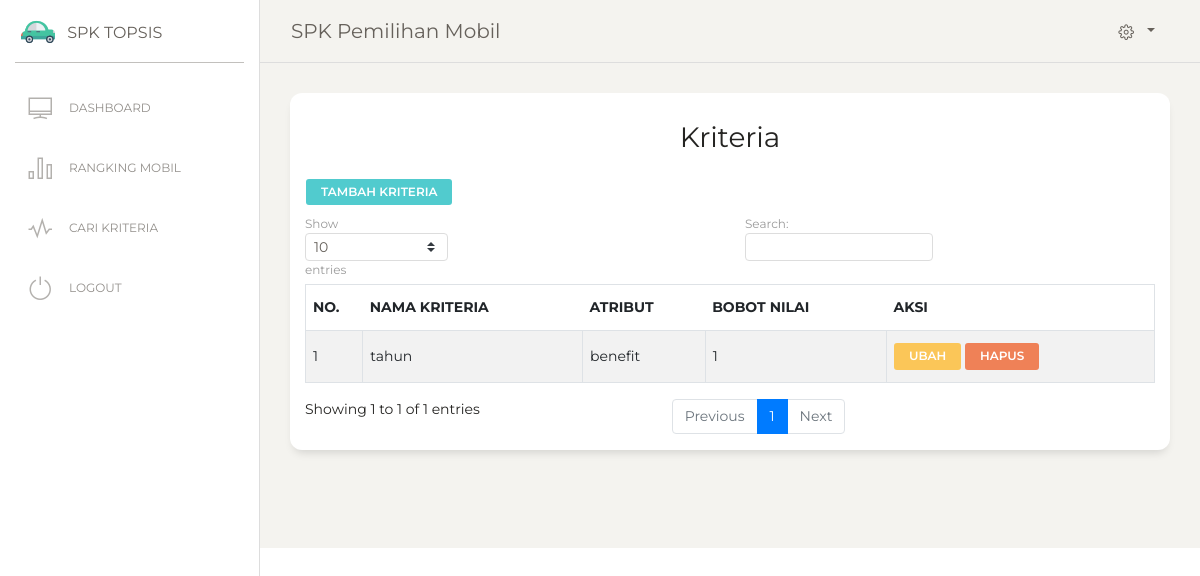
The app's page /kriteria.php (signed in), older data.
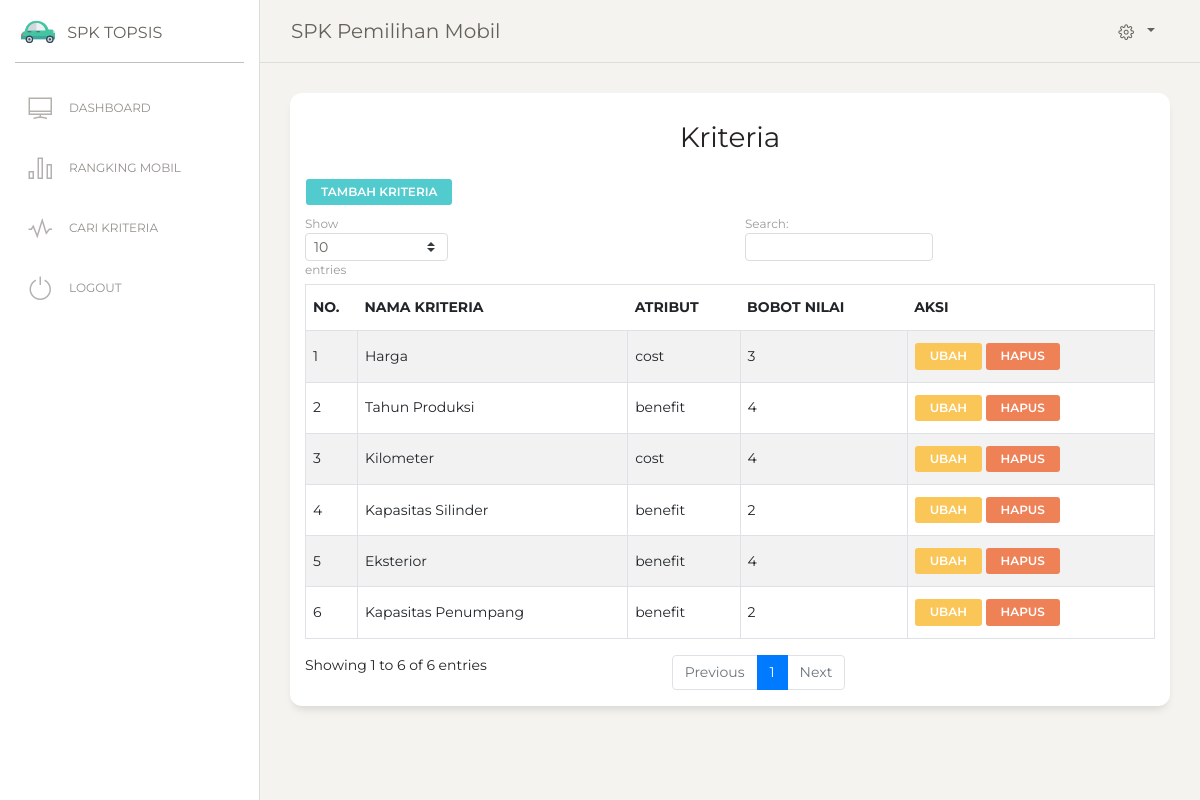
The same page, newer data.
### tables this page shows
CREATE TABLE IF NOT EXISTS `tb_kriteria` (
  `id_kriteria` int(11) NOT NULL AUTO_INCREMENT,
  `atribut` varchar(50) NOT NULL,
  `bobot_nilai` varchar(50) NOT NULL,
  `nama_kriteria` varchar(50) NOT NULL,
  PRIMARY KEY (`id_kriteria`)
);

### kriteria.php (the view, shortened to what this page needs)
<?php
include 'header.php';
include 'menu.php';
?>
<div class="content">
  <div class="row">
    <div class="col-md-12">
      <div class="card ">
        <div class="card-header ">
          <h3 class="card-title"><center>Kriteria</h3>
          <a href="tambahkriteria.php" class="btn btn-primary btn-sm">Tambah Kriteria</a>
        <table id="example" class="table table-striped table-bordered" >
            <thead>
                <tr>
                    <th>No.</th>
                    <th>Nama kriteria</th>
                    <th>Atribut</th>
                    <th>Bobot Nilai</th>
                    <th>Aksi</th>
                </tr>
            </thead>
            <tbody>
                <?php
                $sql=mysql_query("SELECT * FROM tb_kriteria ORDER BY id_kriteria ASC");
                $no=1;
                while ($row=mysql_fetch_array($sql)){?>
                  <tr class='td' bgcolor='#FFF'>
                    <td><?php echo $no++ ?></td>
                    <td><?php echo $row['nama_kriteria'];?></td>
                    <td><?php echo $row['atribut'];?></td>
                    <td><?php echo $row['bobot_nilai'];?></td>
                    <td>
                        <a class="btn btn-warning btn-sm" href=editkriteria.php?idk=<?= $row['id_kriteria'] ?> >Ubah</a>
                        <a href="deletekriteria.php?idk=<?= $row['id_kriteria']; ?>"  class="btn btn-danger btn-sm"
                          onclick="return confirm('Anda yakin Hapus data Kriteria <?= $row['nama_kriteria']; ?> ?')">Hapus</a>
                    </td>
                  </tr>
                <?php }?>
            </tbody>
        </table>
        </div>
      </div>
    </div>
  </div>
</div>
<?php include 'footer.php' ?>

### header.php (shortened to what this page needs)
<!DOCTYPE html>
<html lang="en">
<head>
  <link href="https://maxcdn.bootstrapcdn.com/font-awesome/latest/css/font-awesome.min.css" rel="stylesheet">
  <link href="assets/css/bootstrap.min.css" rel="stylesheet" />
  <link href="assets/css/paper-dashboard.css?v=2.0.1" rel="stylesheet" />
  <link href="assets/demo/demo.css" rel="stylesheet" />
</head>

### menu.php (shortened to what this page needs)
<body class="">
  <div class="wrapper ">
    <div class="sidebar" data-color="white" data-active-color="danger">
      <div class="logo">
        <a class="simple-text logo-mini">
          <div class="logo-image-small">
            <img src="assets/img/car.png">
          </div>
        </a>
        <a class="simple-text logo-normal">
          SPK TOPSIS
        </a>
      </div>
      <div class="sidebar-wrapper">
        <ul class="nav">
          <?php if ($_SESSION[status]==admin){ ?>
          <li>
            <a href="halutama.php">
              <i class="nc-icon nc-tv-2"></i>
              <p>Dashboard</p>
            </a>
          </li>
          <li>
            <a href="kriteria.php">
              <i class="nc-icon nc-alert-circle-i"></i>
              <p>Kriteria</p>
            </a>
          </li>
          <li>
          <li>
            <a href="nilaiKriteria.php">
              <i class="nc-icon nc-alert-circle-i"></i>
              <p>Nilai Kriteria</p>
            </a>
          </li>
          <li>
            <a href="analisa.php">
              <i class="nc-icon nc-bulb-63"></i>
              <p>Nilai Alternative</p>
            </a>
          </li>
          <li>
            <a href="alternative.php">
              <i class="nc-icon nc-bullet-list-67"></i>
              <p>Alternative</p>
            </a>
          </li>
          <li>
            <a href="perhitungan.php">
              <i class="nc-icon nc-single-copy-04"></i>
              <p>Hasil Penilai Topsis</p>
            </a>
          </li>
          <li>
            <a href="user.php">
              <i class="nc-icon nc-single-02"></i>
              <p>Daftar Pengguna</p>
            </a>
          </li>
          <li>
            <a href="logout.php">
              <i class="nc-icon nc-button-power"></i>
              <p>Logout</p>
            </a>
          </li>
          <?php } else if ($_SESSION[status]==user){ ?>
          <li>
            <a href="halutama.php">
              <i class="nc-icon  nc-tv-2"></i>
              <p>Dashboard</p>
            </a>
          </li>
          <li>
            <a href="rangking.php">
              <i class="nc-icon nc-chart-bar-32"></i>
              <p>Rangking Mobil</p>
            </a>
          </li>
          <li>
            <a href="hitungtopsis.php">
              <i class="nc-icon nc-sound-wave"></i>
              <p>Cari Kriteria</p>
            </a>
          </li>
          <li>
            <a href="logout.php">
              <i class="nc-icon nc-button-power"></i>
              <p>Logout</p>
            </a>
          </li>
          <?php
          }
          ?>
        </ul>
      </div>
    </div>
    <div class="main-panel">
      <nav class="navbar navbar-expand-lg navbar-absolute fixed-top navbar-transparent">
        <div class="container-fluid">
          <div class="navbar-wrapper">
            <a class="navbar-brand" href="javascript:;">SPK Pemilihan Mobil</a>
          </div>
          <div class="collapse navbar-collapse justify-content-end" id="navigation">
            <ul class="navbar-nav">
              <li class="nav-item btn-rotate dropdown">
                <a class="nav-link dropdown-toggle" href="http://example.com" id="navbarDropdownMenuLink" data-toggle="dropdown" aria-haspopup="true" aria-expanded="false">
                  <i class="nc-icon nc-settings-gear-65"></i>
                </a>
              </li>
            </ul>
          </div>
        </div>
      </nav>

### footer.php (shortened to what this page needs)
<footer class="footer footer-black  footer-white ">
</footer>
</div>
</div>
</body>
</html>

Row changes from the older to the newer data that the page shows:
added tb_kriteria: nama_kriteria "Harga", atribut "cost", bobot_nilai "3"
added tb_kriteria: nama_kriteria "Tahun Produksi", atribut "benefit", bobot_nilai "4"
added tb_kriteria: nama_kriteria "Kilometer", atribut "cost", bobot_nilai "4"
added tb_kriteria: nama_kriteria "Kapasitas Silinder", atribut "benefit", bobot_nilai "2"
added tb_kriteria: nama_kriteria "Eksterior", atribut "benefit", bobot_nilai "4"
changed tb_kriteria: nama_kriteria "tahun" → "Kapasitas Penumpang"; bobot_nilai "1" → "2"
Text that changed along with them:
text written by a page script: "Show entries Search: Showing 1 to 1 of 1 entries Previous 1 Next" → "Show entries Search: Showing 1 to 6 of 6 entries Previous 1 Next"
